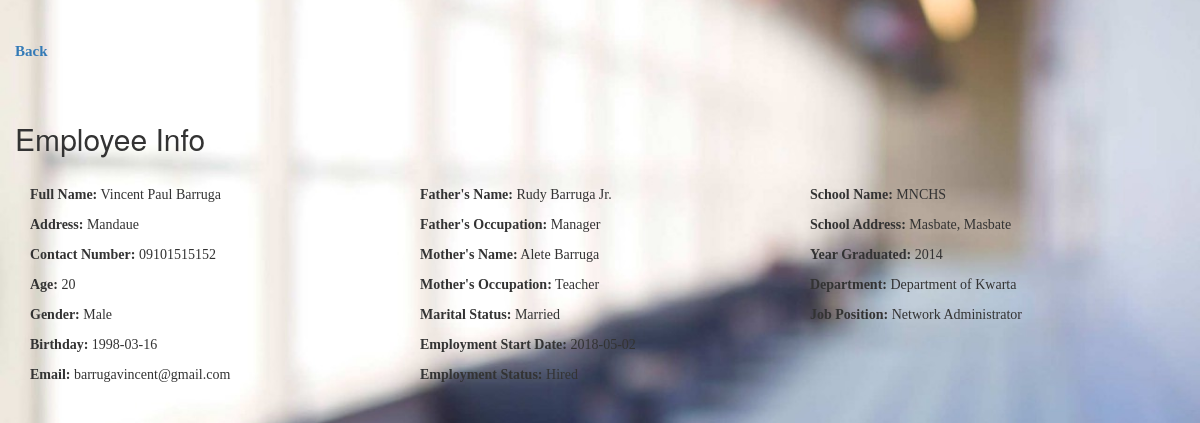
The app's page /viewEmployeeInfo.php?id=7 (signed in) with its own data.
### tables this page shows
CREATE TABLE `employee` (
  `emp_ID` int(11) NOT NULL,
  `emp_name` varchar(100) NOT NULL,
  `emp_address` varchar(100) NOT NULL,
  `emp_contact_num` varchar(11) NOT NULL,
  `emp_age` int(11) NOT NULL,
  `emp_birthday` date NOT NULL,
  `emp_email` varchar(60) NOT NULL,
  `emp_sex` varchar(7) NOT NULL,
  `father_name` varchar(100) NOT NULL,
  `father_occupation` varchar(30) NOT NULL,
  `mother_name` varchar(100) NOT NULL,
  `mother_occupation` varchar(30) NOT NULL,
  `marital_status` varchar(15) NOT NULL,
  `start_date` date NOT NULL,
  `emp_status` varchar(15) NOT NULL,
  `school_name` varchar(100) NOT NULL,
  `school_address` varchar(100) NOT NULL,
  `school_year_graduated` year(4) NOT NULL,
  `dept_ID` int(11) NOT NULL,
  `job_position_ID` int(11) NOT NULL
);

CREATE TABLE `department` (
  `dept_ID` int(11) NOT NULL,
  `dept_name` varchar(30) NOT NULL,
  `loc_ID` int(11) NOT NULL
);

CREATE TABLE `job_position` (
  `job_position_ID` int(11) NOT NULL,
  `job_position_name` varchar(30) NOT NULL
);

### viewEmployeeInfo.php (the view, shortened to what this page needs)
<?php
require("connector.php");
$sql = "SELECT * FROM employee
		JOIN department ON department.dept_ID = employee.dept_ID
		JOIN job_position ON employee.job_position_ID = job_position.job_position_ID
		WHERE emp_ID = {$_GET['id']}";
$result = mysqli_query($conn, $sql);
$emp = mysqli_fetch_array($result);
?>
<!DOCTYPE html>
<html>
    <link rel="stylesheet" href="https://maxcdn.bootstrapcdn.com/bootstrap/3.3.7/css/bootstrap.min.css">
 	<link rel="stylesheet" href="https://cdnjs.cloudflare.com/ajax/libs/font-awesome/4.7.0/css/font-awesome.min.css">
	 <link rel="stylesheet" type="text/css" href="background.css">
</head>
<body id="bg">
	<br>
	<br>
	<div class="container">
		<div class="row">
			<a href="viewEmployees.php" style="font-size: 15px; font-family: Century; font-weight: bold; text-decoration: none;"> Back </a>
			<br>
			<br>
			<br>
			<h2> Employee Info</h2> <br>
			<div class="container">
				<div class="row">
			<?php
			  	echo "<div class='col-sm-4'>";
				echo "<p style='font-family: Century;'><b>Full Name:</b> {$emp['emp_name']} </p>";
				echo "<p style='font-family: Century;'><b>Address:</b> {$emp['emp_address']} </p>";
				echo "<p style='font-family: Century;'><b>Contact Number:</b> {$emp['emp_contact_num']} </p>";
				echo "<p style='font-family: Century;'><b>Age:</b> {$emp['emp_age']} </p>";
				echo "<p style='font-family: Century;'><b>Gender:</b> {$emp['emp_sex']} </p>";
				echo "<p style='font-family: Century;'><b>Birthday:</b> {$emp['emp_birthday']} </p>";
				echo "<p style='font-family: Century;'><b>Email:</b> {$emp['emp_email']} </p>";
				echo "</div>";
				echo "<div class='col-sm-4'>";
				echo "<p style='font-family: Century;'><b>Father's Name:</b> {$emp['father_name']} </p>";
				echo "<p style='font-family: Century;'><b>Father's Occupation:</b> {$emp['father_occupation']} </p>";
				echo "<p style='font-family: Century;'><b>Mother's Name:</b> {$emp['mother_name']} </p>";
				echo "<p style='font-family: Century;'><b>Mother's Occupation:</b> {$emp['mother_occupation']} </p>";
				echo "<p style='font-family: Century;'><b>Marital Status:</b> {$emp['marital_status']} </p>";
				echo "<p style='font-family: Century;'><b>Employment Start Date:</b> {$emp['start_date']} </p>";
				echo "<p style='font-family: Century;'><b>Employment Status:</b> {$emp['emp_status']} </p>";
				echo "</div>";
				echo "<div class='col-sm-4'>";
				echo "<p style='font-family: Century;'><b>School Name:</b> {$emp['school_name']} </p>";
				echo "<p style='font-family: Century;'><b>School Address:</b> {$emp['school_address']} </p>";
				echo "<p style='font-family: Century;'><b>Year Graduated:</b> {$emp['school_year_graduated']} </p>";
				echo "<p style='font-family: Century;'><b>Department:</b> {$emp['dept_name']} </p>";
				echo "<p style='font-family: Century;'><b>Job Position:</b> {$emp['job_position_name']} </p>";
				echo "</div>";
			?>
				</div>
			</div>
		</div>
	</div>
	<br>
	<br>
	<br>
	<br>
	<br>
</body>
</html>

### background.css (style rules this page uses)
#bg { background-image: url("hrbackground.jpg"); height: 100%; background-position: center; background-repeat: no-repeat; background-size: cover; }

### records on screen
employee: emp_name "Vincent Paul Barruga", emp_address "Mandaue", emp_contact_num "09101515152", emp_age "20", emp_sex "Male", emp_birthday "1998-03-16", emp_email "barrugavincent@gmail.com", father_name "Rudy Barruga Jr.", father_occupation "Manager", mother_name "Alete Barruga", mother_occupation "Teacher", marital_status "Married", start_date "2018-05-02", emp_status "Hired", school_name "MNCHS", school_address "Masbate, Masbate", school_year_graduated "2014", dept_ID.dept_name "Department of Kwarta", job_position_ID.job_position_name "Network Administrator"
